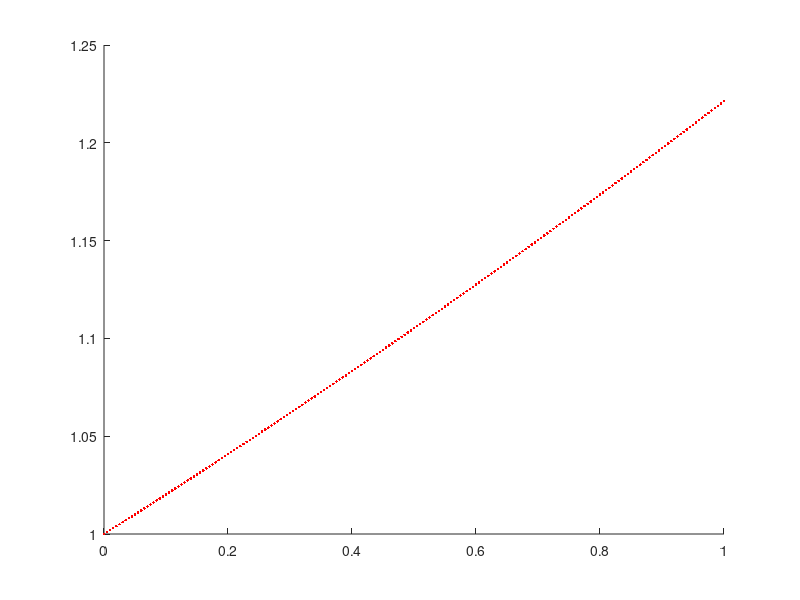

This chart was generated by the following MATLAB code: (Note: this script raises an error after producing the figure.)
%% Geometric Brownian Motion simulation
%   The formula for GBM is
%   dS(t) = mu*S*dt + sigma*S*dW(t) 
% However, using the transform X = log(S/S0) we can show that GBM is in 
% fact ABM, with a = (mu - 0.5*simga^2) multiplying dt, and sigma
% multiplying dW. 
% That is: dX = (mu - 0.5*sigma^2)*dt + sigma*dW
% We will use this result to compute our ABM (as before) and then transform
% back at the end using S = S0*exp(X)

clear all
close all

% --------------------------------------------------
% Simulate our ABM
% --------------------------------------------------

% Parameters
npaths = 20000; % Number of paths to be simulated
T = 1 ; % Time horizon
nsteps = 200 ; % Number of steps to over in [0,T]
dt = T/nsteps ; % Size of the timesteps
t = 0:dt:T ; % Define our time grid
mu = 0.2 ; % Mean/drift for our ABM
sigma = 0.4 ; % Vol/diffusion for our ABM
S0 = 1 ; % Our initial stock price

%% 1A Monte Carlo Simulation - Paths x Timesteps

% Paths as ROWS!
% Timesteps as COLUMNS!
%         t0   t1    t2   ...
% path 1: (0, 0.1, 0.4, ...)
% path 2: (0, -0.3, 0.1, ...)

% Create an [npaths,nsteps] matrix to simulate the value at each time step
% along each path
dX = (mu - 0.5*sigma^2)*dt + sigma*sqrt(dt)*randn([npaths,nsteps]) ;

% Now we need to cumulatively sum the values over the time steps to get
% each path
X = [zeros([npaths,1]) cumsum(dX,2)] ;
% Note the 2 in cumsum to show we are adding each column to the prev. one

% Now we must transform back to what we want
S = S0*exp(X) ;

%% 1B Monte Carlo Simulation - Timesteps x Paths

% Timesteps as ROWS!
% Paths as COLUMNS!
%   path1    path2
% t0 ( 0  ,  0  ... )
% t1 (0.1 , -0.3 .. )
% t2 (0.4 , 0.1 ... )

% Create an [nsteps,npaths] matrix to simulate the value at each time step
% along each path
dX = (mu - 0.5*sigma^2)*dt + sigma*sqrt(dt)*randn([nsteps,npaths]) ;

% Now we need to cumulateively sum the values over the time steps to get
% each path
X = [zeros([1,npaths]) ; cumsum(dX,1)] ;
% Note the 1 in cumsum to show we are adding each row to the prev. one
% AND we have a ';' to account for the rows going downwards

% Now we must transform back to what we want
S = S0*exp(X) ;

%% 2A Expected, mean and sample paths - Paths x Timesteps

close all
figure(1)
ES = S0*exp(mu*t) ; % The expected path, i.e. with no randomness dW
plot(t,ES,'r.',t,mean(S,1),'k.',t,S(1:1000:end,:))
% Note the 1 in the mean expression to indicate we are taking an average
% of all paths (rows) at each timestep (columns). This will give us one
% path with an average value at each timestep, i.e. a [1,nsteps] vector.
legend('Expected path','Mean path')
xlabel('t')
ylabel('S')
ylim([0,2.5])
title('Geometric Brownian motion dS = \muSdt + \sigmaSdW')

%% 2B Expected, mean and sample paths - Timesteps x Paths

close all
figure(2)
ES = S0*exp(mu*t) ; % The expected path, i.e. with no randomness dW
plot(t,ES,'r.',t,mean(S,2)','k.',t,S(:,1:1000:end))
% Note the 2 in the mean expression to indicate we are taking an average
% of all paths (columns) at each timestep (rows). This will give us one
% path with an average value at each timestep, i.e. a [nsteps,1] vector. 
legend('Expected path','Mean path')
xlabel('t')
ylabel('S')
ylim([0,2.5])
title('Geometric Brownian motion dS = \muSdt + \sigmaSdW')

%% 3A Variance

% Theoretical value of 2nd moment
%ES2 = (S0^2)*exp(2*t*(mu-0.5*sigma^2) + 2*t*sigma^2) ; 
ES2 = (S0^2)*exp(2*t*mu + t*sigma^2) ; 

% Theoretical value of Var(S)
VARS = ES2 - ES.^2 ;

figure(3)
plot(t,VARS,'r',t,var(S,'',1),'m',t,mean((S-ES).^2,1),'c--') 
legend('Theory','Sampled 1','Sampled 2','Location','SouthEast')
xlabel('t')
ylabel('Var(X) = E((X-E(X))^2)')
%ylim([0 0.0006])
title('Geometric Brownian Motion: variance')




